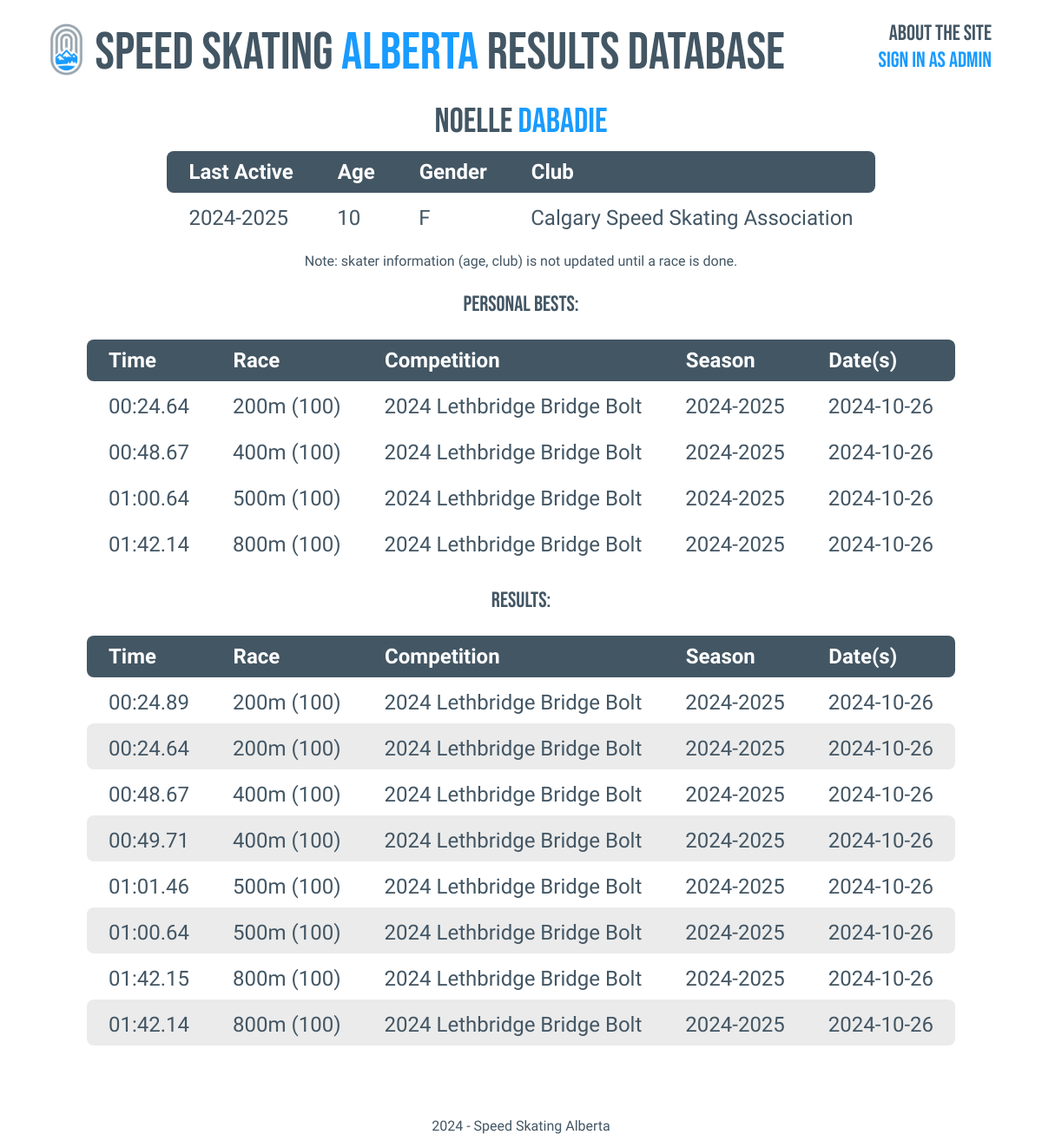
The page /athlete.php?id=3 on the database its author committed.
### tables this page shows
CREATE TABLE `skaters` (
  `skaterID` int(11) NOT NULL,
  `age` varchar(128) NOT NULL,
  `gender` varchar(128) NOT NULL,
  `fName` varchar(128) NOT NULL,
  `lName` varchar(128) NOT NULL,
  `club` varchar(128) NOT NULL,
  `dob` date DEFAULT NULL,
  `season` int(11) NOT NULL,
  `checkInfo` tinyint(1) DEFAULT NULL
);

CREATE TABLE `results` (
  `compID` int(11) NOT NULL,
  `dayID` int(11) NOT NULL,
  `skaterID` int(11) NOT NULL,
  `dist` int(11) NOT NULL,
  `track` int(11) NOT NULL,
  `raceID` int(11) NOT NULL,
  `time` int(11) DEFAULT NULL,
  `disc` int(11) NOT NULL
);

CREATE TABLE `comps` (
  `compID` int(11) NOT NULL,
  `compName` varchar(128) NOT NULL,
  `season` int(128) NOT NULL,
  `location` varchar(128) NOT NULL,
  `series` tinyint(1) DEFAULT NULL
);

CREATE TABLE `dates` (
  `compID` int(11) NOT NULL,
  `dayID` int(11) NOT NULL,
  `date` date NOT NULL
);

### athlete.php (the view, shortened to what this page needs)
<?php include('navbar.php');
if (isset($_GET['id'])){
    $skaterID = $_GET["id"];
}
$sql = "SELECT fName, lName, age, club, gender, season FROM skaters WHERE skaterID = '$skaterID' ORDER BY season DESC LIMIT 1";
$result = mysqli_query($conn, $sql);
if($result == TRUE) {
    $count = mysqli_num_rows($result);
    if($count == 1) {
        $rows = mysqli_fetch_assoc($result);
        $fName = $rows['fName'];
        $lName = $rows['lName'];
        $season = $rows['season'];
        $gender = $rows['gender'];
        $age = $rows['age'];
        $club = $rows['club'];
    } else {
        header('location: search.php');
    }
}
?>
<div class = "title">
<p class = "bebas-neue darktext pagetitle"><span class = "darktext"><?php echo $fName?></span> <span class = "bluetext"><?php echo $lName?></span></p>
<table class = "darktext searchresult arimo">
    <tr class = "toprow">
        <th class = "row-left">Last Active</th>
        <th class = "row-mid">Age</th>
        <th class = "row-mid">Gender</th>
        <th class = "row-right">Club</th>
    </tr>
    <tr>
        <td class = "row-left"><?php echo ($season-1)?>-<?php echo ($season)?></td>
        <td><?php echo $age?></td>
        <td><?php echo $gender?></td>
        <td class = "row-right"><?php echo $club; ?></td>
    </tr>
</table>
<p class = "arimo darktext text-center tinysize">Note: skater information (age, club) is not updated until a race is done.</p>
</div>
<p class = "bebas-neue darktext text-center medsize">Personal Bests:</p>
<?php
$sql2 = "SELECT dist, track, compName, season, date, MIN(time) AS best
            FROM results NATURAL JOIN dates NATURAL JOIN comps
            WHERE skaterID = '$skaterID' AND time > 0 AND time < 2000000
            GROUP BY dist
            ORDER BY dist ASC;";
    $result2 = mysqli_query($conn, $sql2);
    if($result2 == TRUE) {
        $count2 = mysqli_num_rows($result2);
        if($count2 > 0){
            ?>
            <table class = "darktext searchresult arimo">
                <tr class = "toprow">
                    <th class = "row-left">Time</td>
                    <th class = "row-mid">Race</td>
                    <th class = "row-mid">Competition</td>
                    <th class = "row-mid">Season</td>
                    <th class = "row-right">Date(s)</td>
                </tr>
            <?php
            while($rows2 = mysqli_fetch_assoc($result2)){
                $time = $rows2['best']/1000;
                $dist = $rows2['dist'];
                $track = $rows2['track'];
                $comp = $rows2['compName'];
                $season = $rows2['season'];
                $date = $rows2['date'];
                ?>
                <tr>
                    <td><?php echo gmdate("i:s", $time); ?>.<?php echo end(explode(".", $time));?></td>
                    <td><?php echo $dist; ?>m (<?php echo $track;?>)</td>
                    <td><?php echo $comp; ?></td>
                    <td><?php echo ($season-1)?>-<?php echo $season; ?></td>
                    <td><?php echo $date; ?></td>
                </tr>
                <?php
            }
            ?></table><?php
        }
    }
?>
<p class = "bebas-neue darktext text-center medsize">Results:</p>
<?php
$sql2 = "SELECT *
            FROM results NATURAL JOIN dates NATURAL JOIN comps
            WHERE skaterID = '$skaterID'
            ORDER BY date DESC, track, dist ASC;";
    $result2 = mysqli_query($conn, $sql2);
    if($result2 == TRUE) {
        $displayNum = 1;
        $count2 = mysqli_num_rows($result2);
        if($count2 > 0){
            ?>
            <table class = "darktext searchresult arimo">
                <tr class = "toprow">
                    <th class = "row-left">Time</td>
                    <th class = "row-mid">Race</td>
                    <th class = "row-mid">Competition</td>
                    <th class = "row-mid">Season</td>
                    <th class = "row-right">Date(s)</td>
                </tr>
            <?php
            while($rows2 = mysqli_fetch_assoc($result2)){
                $time = $rows2['time']/1000;
                $dist = $rows2['dist'];
                $track = $rows2['track'];
                $compName = $rows2['compName'];
                $season = $rows2['season'];
                $date = $rows2['date'];
                ?>
                <tr <?php if($displayNum%2==0){?> class = "odd" <?php } ?>>
                    <?php
                        if ($time == 0 or $time == NULL or $time > 600){ ?>
                        <td class = "row-left"><span class = "dangertext">NO TIME</span></td>
                        <?php
                    }
                    else {
                        ?>
                        <td class = "row-left"><?php echo gmdate("i:s", $time); ?>.<?php echo end(explode(".", $time));?></td>
                        <?php
                    } ?>
                    <td><?php echo $dist; ?>m (<?php echo $track;?>)</td>
                    <td><?php echo $compName; ?></td>
                    <td><?php echo ($season-1)?>-<?php echo $season; ?></td>
                    <td class = "row-right"><?php echo $date; ?></td>
                </tr>
                <?php
                $displayNum++;
            }
            ?></table><?php
        }
    }
?>
<?php include('footer.php');

### css/style.css (style rules this page uses)
.text-center { text-align: center; }
.arimo { font-family: "Arimo", sans-serif; font-optical-sizing: auto; font-weight: 200; font-style: normal; }
.bebas-neue { font-family: "Bebas Neue", sans-serif; font-weight: 400; font-style: normal; }
.darktext { color: #435664; }
.bluetext { color: #199bff; }
.pagetitle { margin: 10; text-align: center; font-size: 40px; }
.medsize { font-size: 25px; }
.searchresult { font-size: 24px; margin-left: auto; margin-right: auto; text-align: left; border-collapse: collapse; }
.odd { margin: 15px; background-color: rgb(235, 235, 235) }
.searchresult th, .searchresult td, .searchresult tr { padding: 10px; padding-left: 25px; padding-right: 25px; }
.searchresult td { padding-top: 15px; }
.toprow { color:white; font-weight: 400; margin: 15px; background-color: #435664; }
.row-mid { border-left: 1px solid #435664; border-right: 1px solid #435664; }
.row-left { border-top-left-radius: 8px; border-bottom-left-radius: 8px; }
.row-right { border-top-right-radius: 8px; border-bottom-right-radius: 8px; }

### rows shown on the page
skaters: fName "Noelle", lName "DABADIE", $season-1 "2024", season "2025", age "10", gender "F", club "Calgary Speed Skating Association"
results: time "00:24", time "89", dist "200", track "100", compID.compName "2024 Lethbridge Bridge Bolt", $season-1 "2024", compID.season "2025", dates.date "2024-10-26"
results: time "00:24", time "64", dist "200", track "100", compID.compName "2024 Lethbridge Bridge Bolt", $season-1 "2024", compID.season "2025", dates.date "2024-10-26"
results: time "00:48", time "67", dist "400", track "100", compID.compName "2024 Lethbridge Bridge Bolt", $season-1 "2024", compID.season "2025", dates.date "2024-10-26"
results: time "00:49", time "71", dist "400", track "100", compID.compName "2024 Lethbridge Bridge Bolt", $season-1 "2024", compID.season "2025", dates.date "2024-10-26"
results: time "01:01", time "46", dist "500", track "100", compID.compName "2024 Lethbridge Bridge Bolt", $season-1 "2024", compID.season "2025", dates.date "2024-10-26"
results: time "01:00", time "64", dist "500", track "100", compID.compName "2024 Lethbridge Bridge Bolt", $season-1 "2024", compID.season "2025", dates.date "2024-10-26"
results: time "01:42", time "15", dist "800", track "100", compID.compName "2024 Lethbridge Bridge Bolt", $season-1 "2024", compID.season "2025", dates.date "2024-10-26"
results: time "01:42", time "14", dist "800", track "100", compID.compName "2024 Lethbridge Bridge Bolt", $season-1 "2024", compID.season "2025", dates.date "2024-10-26"

### other values the page prints
gmdate("i:s", $time) "00:24"
end(explode(".", $time)) "64"
$dist "200"
$track "100"
$comp "2024 Lethbridge Bridge Bolt"
$season-1 "2024"
$season "2025"
$date "2024-10-26"
gmdate("i:s", $time) "00:48"
end(explode(".", $time)) "67"
$dist "400"
gmdate("i:s", $time) "01:00"
$dist "500"
gmdate("i:s", $time) "01:42"
end(explode(".", $time)) "14"
